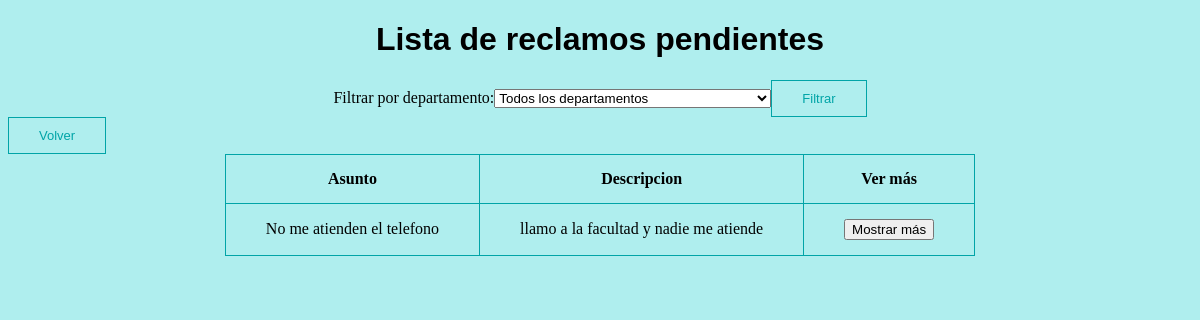
/lista_reclamos (signed in), run on an earlier commit of the app's database.
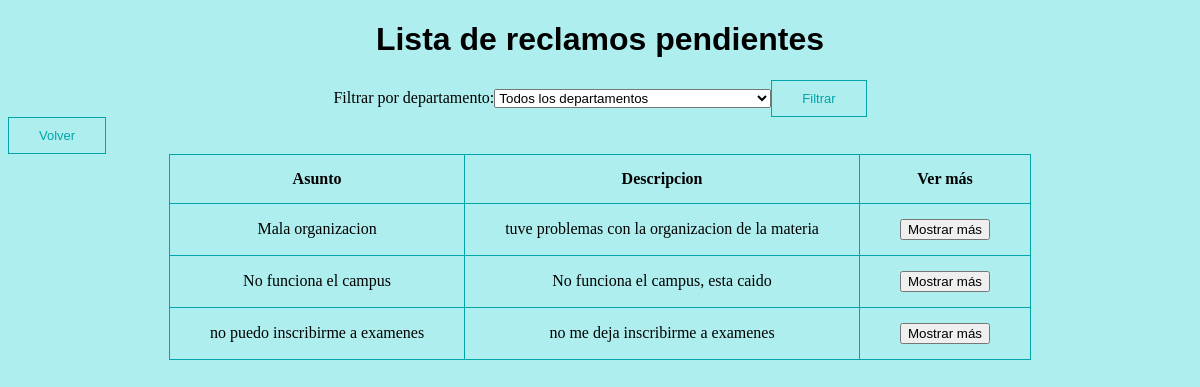
And on a later commit of the database.
### modules/class_reclamo.py (models this page shows, shortened)
class Reclamo(db.Model):
    id = db.Column(db.Integer,primary_key=True)
    usuario_creador = db.Column(db.String(100))
    asunto = db.Column(db.String(1000))
    descripcion = db.Column(db.String(1000))
    departamento_id = db.Column(db.Integer, db.ForeignKey('departamento.id'), nullable=True)
    estado =  db.Column(db.String(100))
    adherente = db.Column(db.String(100))
    fecha = db.Column(db.DateTime, default=datetime.utcnow)

### server.py (the view, shortened to what this page needs)
@app.route("/lista_reclamos", methods=['GET','POST'])
@login_required
def lista_reclamos():
    detalles = {}
    departamentos = Departamento.query.all()
    departamento_id = request.args.get('departamento_id',default=None)
    reclamos_pendientes = Reclamo.query.filter_by(estado='Pendiente')
    if departamento_id:
        reclamos_pendientes = reclamos_pendientes.filter(Reclamo.departamento_id == departamento_id)
    reclamos = reclamos_pendientes.all()
    return render_template('lista_reclamos.html', reclamos=reclamos, detalles=detalles,user=current_user.email,departamentos=departamentos)

### server.py (called while the page is built)
@login_manager.user_loader
def user_loader(user_id):
    user = Usuario.query.get(user_id)
    if user:
        if user.id in admin_list:
            return Jefe_departamento.query.get(user_id)  #en base al id clasifica al usuario actual en jefe o usuario final
        else:
            return Usuario_final.query.get(user_id)

### templates/lista_reclamos.html (shortened to what this page needs)
<!DOCTYPE html>
<html lang="en">
<html>
    <head style="background-color:paleturquoise">
    </head>
    <body style="background-color:paleturquoise">
        <h1 class="centrar_element">Lista de reclamos pendientes</h1>
        <form action="{{ url_for('lista_reclamos') }}" method="GET">
            <div class="centrar_element">
            <label for="departamento">Filtrar por departamento: </label>
            <select name="departamento_id" id="departamento">
              <option value="">Todos los departamentos</option>
            </select>
            <button type="submit">Filtrar</button>
            </div>
        </form>
        <button onclick="location.href='/pantalla_principal'">Volver</button>
        <div class="table-container">
          <table>
              <tr>
                <td><b>Asunto</b></td>
                <td><b>Descripcion</b></td>
                <td><b>Ver más</b></td>
              </tr>
              {% for reclamo in reclamos %}
              <tr>
                  <td>{{ reclamo.asunto }} </td>
                  <td>{{ reclamo.descripcion }}</td>
                  <form action="{{ url_for('lista_reclamos') }}" method="post">
                  <td><input type="submit" name="submit-btn" value="Mostrar más"></td>
                  </form>
              </tr>
              {% endfor %}
          </table>
        </div>
    </body>

What changed in the data, as far as the page shows it:
removed Reclamo: asunto "No me atienden el telefono", descripcion "llamo a la facultad y nadie me atiende"
now on this page (row edited): Reclamo: asunto "Mala organizacion", descripcion "tuve problemas con la organizacion de la materia"
now on this page (row edited): Reclamo: asunto "No funciona el campus", descripcion "No funciona el campus, esta caido"
now on this page (row edited): Reclamo: asunto "no puedo inscribirme a examenes", descripcion "no me deja inscribirme a examenes"
